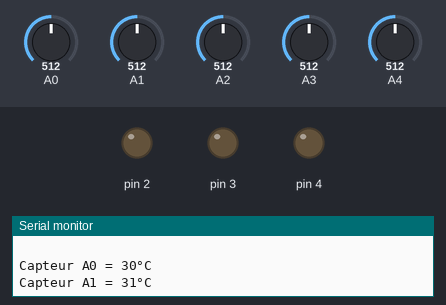
Recording of a sketch running on a simulated Arduino Uno, built with avr-gcc and run on an emulated ATmega328P. On the bench: 20×5 character LCD, output pins drawn as LEDs (lit = HIGH), the last lines printed to the serial monitor. The inputs (shaded band) are chosen by the test bench; at power-on: A4 = 512, A2 = 512, A3 = 512, A0 = 512, A1 = 512.

Above: at 1.2 s.
1.3 s: A4 set to 644
3.7 s: A4 set to 671
At 5.6 s:
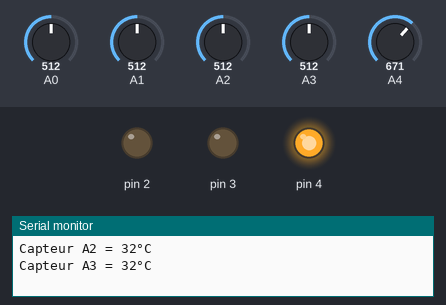
5.9 s: A2 set to 533
At 7.5 s:
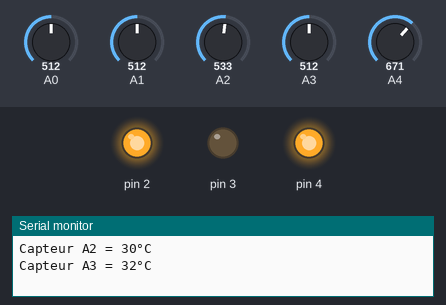
8.0 s: A3 set to 522
At 9.3 s:
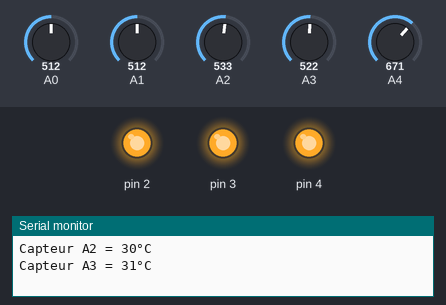
10.1 s: A4 set to 716
Timing chart, 0 to 13.1 s (numbered marks = the images above; inputs shaded):
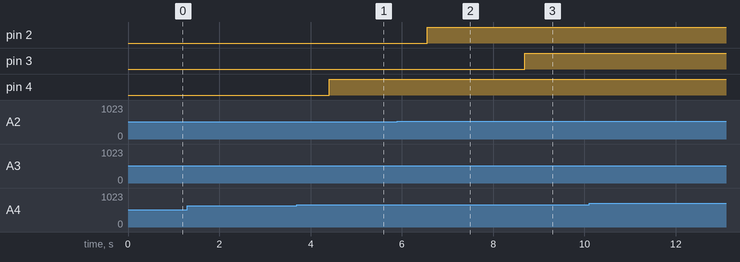

The sketch:

programme_lcd_potent_relai.ino
```cpp
#include <Wire.h>
#include <LiquidCrystal_I2C.h>

int capt1 = 0;
int capt2 = 1;
int capt3 = 2;
int capt4 = 3;
int poten = 4;
int valeurcapt1;
int valeurcapt2;
int valeurcapt3;
int valeurcapt4;
int Tchoisie;
int valeurpoten;
int Tchoisiemax;
int Tchoisiemin;
LiquidCrystal_I2C lcd(0x27, 20, 5);

void setup()
{
  Serial.begin(9600);
  pinMode(4, OUTPUT);
  pinMode(2, OUTPUT);
  pinMode(3, OUTPUT);
  lcd.init();
}

void loop()
{
  capt1 = analogRead(A0);
  capt2 = analogRead(A1);
  capt3 = analogRead(A2);
  capt4 = analogRead(A3);
  valeurpoten = analogRead(A4);
  Tchoisie = (valeurpoten / 20);
  Tchoisiemax = (Tchoisie + 1);
  Tchoisiemin = (Tchoisie - 1);
  Serial.print("Température choisie = ");
  Serial.print(Tchoisie);
  Serial.println("°C");
  Serial.println(" ");
  valeurcapt1 = (-0.0891905268 * capt1 + 75.8156132303);
  Serial.print("Capteur A0 = ");
  Serial.print(valeurcapt1);
  Serial.println("°C");
  valeurcapt2 = (-0.0947098208 * capt2 + 80.2441031952);
  Serial.print("Capteur A1 = ");
  Serial.print(valeurcapt2);
  Serial.println("°C");
  valeurcapt3 = (-0.0949084193 * capt3 + 81.0223481607);
  Serial.print("Capteur A2 = ");
  Serial.print(valeurcapt3);
  Serial.println("°C");
  valeurcapt4 = (-0.0928922522 * capt4 + 79.7268432406);
  Serial.print("Capteur A3 = ");
  Serial.print(valeurcapt4);
  Serial.println("°C");
  Serial.println(" ");
  lcd.backlight();
  lcd.setCursor(0, 0);
  lcd.print("T° choisie =");
  lcd.setCursor(0, 1);
  lcd.print(Tchoisie);

  if(valeurcapt1 > Tchoisiemax && valeurcapt2 > Tchoisiemax)
  {
    digitalWrite(4,LOW);
  }
  else
  {
    if(valeurcapt1 < Tchoisiemin && valeurcapt2 < Tchoisiemin)
    {
      digitalWrite(4, HIGH);
    }
    else
    {

    }
  }
  if(valeurcapt2 > Tchoisiemax && valeurcapt3 > Tchoisiemax)
  {
    digitalWrite(2, LOW);
  }
  else
  {
    if(valeurcapt2 < Tchoisiemin && valeurcapt3 < Tchoisiemin)
    {
      digitalWrite(2, HIGH);
    }
    else
    {

    }
  }
  if(valeurcapt3 > Tchoisiemax && valeurcapt4 > Tchoisiemax)
  {
    digitalWrite(3, LOW);
  }
  else
  {
    if(valeurcapt3 < Tchoisiemin && valeurcapt4 < Tchoisiemin)
    {
      digitalWrite(3, HIGH);
    }
    else
    {

    }
  }
  delay(1000);
}
```

Measured:
- the behaviour switches between 659 and 660 on A4 (found by bisection; images 0 and 1)
- the behaviour switches between 516 and 517 on A2 (found by bisection; images 1 and 2)
- the behaviour switches between 513 and 514 on A3 (found by bisection; images 2 and 3)
- after the input at 3.7 s, pin 4: LOW → HIGH after 0.71 s
- after the input at 5.9 s, pin 2: LOW → HIGH after 0.65 s
- after the input at 8.0 s, pin 3: LOW → HIGH after 0.69 s
